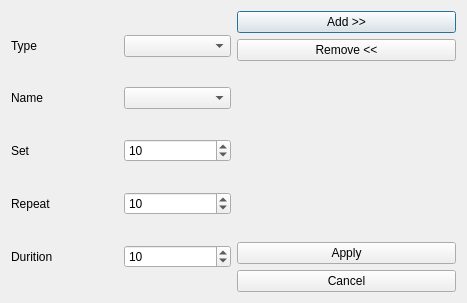
<?xml version="1.0" encoding="UTF-8"?>
<ui version="4.0">
 <class>ExercisePlanDialog</class>
 <widget class="QDialog" name="ExercisePlanDialog">
  <property name="geometry">
   <rect>
    <x>0</x>
    <y>0</y>
    <width>467</width>
    <height>303</height>
   </rect>
  </property>
  <property name="windowTitle">
   <string>Dialog</string>
  </property>
  <layout class="QHBoxLayout" name="horizontalLayout_6">
   <item>
    <layout class="QVBoxLayout" name="verticalLayout_2">
     <item>
      <layout class="QHBoxLayout" name="horizontalLayout_5">
       <item>
        <widget class="QLabel" name="label">
         <property name="text">
          <string>Type</string>
         </property>
        </widget>
       </item>
       <item>
        <widget class="QComboBox" name="type_combo_box"/>
       </item>
      </layout>
     </item>
     <item>
      <layout class="QHBoxLayout" name="horizontalLayout_4">
       <item>
        <widget class="QLabel" name="label_2">
         <property name="text">
          <string>Name</string>
         </property>
        </widget>
       </item>
       <item>
        <widget class="QComboBox" name="name_combo_box"/>
       </item>
      </layout>
     </item>
     <item>
      <layout class="QHBoxLayout" name="horizontalLayout_3">
       <item>
        <widget class="QLabel" name="label_3">
         <property name="text">
          <string>Set</string>
         </property>
        </widget>
       </item>
       <item>
        <widget class="QSpinBox" name="set_spin_box">
         <property name="value">
          <number>10</number>
         </property>
        </widget>
       </item>
      </layout>
     </item>
     <item>
      <layout class="QHBoxLayout" name="horizontalLayout_2">
       <item>
        <widget class="QLabel" name="label_4">
         <property name="text">
          <string>Repeat</string>
         </property>
        </widget>
       </item>
       <item>
        <widget class="QSpinBox" name="repeat_spin_box">
         <property name="value">
          <number>10</number>
         </property>
        </widget>
       </item>
      </layout>
     </item>
     <item>
      <layout class="QHBoxLayout" name="horizontalLayout">
       <item>
        <widget class="QLabel" name="label_5">
         <property name="text">
          <string>Durition</string>
         </property>
        </widget>
       </item>
       <item>
        <widget class="QSpinBox" name="durition_spin_box">
         <property name="value">
          <number>10</number>
         </property>
        </widget>
       </item>
      </layout>
     </item>
    </layout>
   </item>
   <item>
    <layout class="QVBoxLayout" name="verticalLayout">
     <item>
      <widget class="QPushButton" name="add_push_button">
       <property name="text">
        <string>Add &gt;&gt;</string>
       </property>
      </widget>
     </item>
     <item>
      <widget class="QPushButton" name="remove_push_button">
       <property name="text">
        <string>Remove &lt;&lt;</string>
       </property>
      </widget>
     </item>
     <item>
      <spacer name="verticalSpacer">
       <property name="orientation">
        <enum>Qt::Vertical</enum>
       </property>
       <property name="sizeHint" stdset="0">
        <size>
         <width>20</width>
         <height>40</height>
        </size>
       </property>
      </spacer>
     </item>
     <item>
      <widget class="QPushButton" name="apply_push_button">
       <property name="text">
        <string>Apply</string>
       </property>
      </widget>
     </item>
     <item>
      <widget class="QPushButton" name="cancel_push_button">
       <property name="text">
        <string>Cancel</string>
       </property>
      </widget>
     </item>
    </layout>
   </item>
   <item>
    <layout class="QVBoxLayout" name="exercise_view_layout"/>
   </item>
  </layout>
 </widget>
 <resources/>
 <connections/>
</ui>
